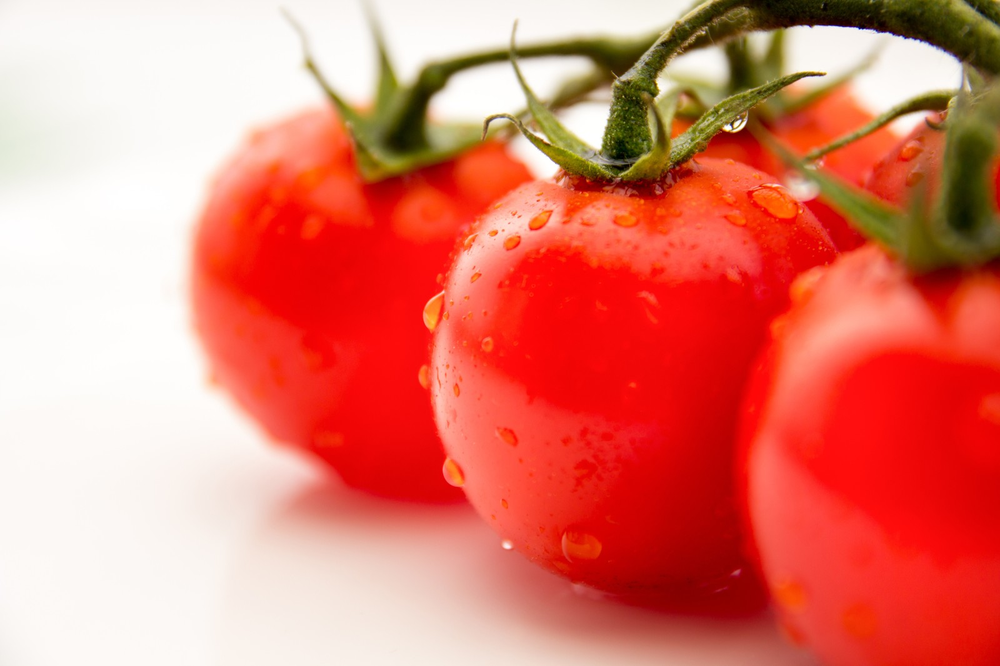
%> input picture kadai06/kadai06.png, 1000 x 666 px, shrunk from 1600 x 1066 before the run
$ octave kadai06.m   (GNU Octave 9; MATLAB toolbox functions it lacks are replaced by stand-ins)
%> lines starting %> are read from the running program, lines starting %| are printed output that depends on the picture; in (x1, y1, x2, y2) boxes, pixels count from 0 and x2, y2 are one past the last pixel; in counts of white or black regions, pixels touching at a corner belong together; the program's own positions count from 1
clear; % 変数のオールクリア

ORG=imread('kadai06.png'); % 原画像の入力
%> ORG is the input picture: size 666x1000x3 uint8; mean R, G, B 225.8, 124.4, 109.1
ORG = rgb2gray(ORG);
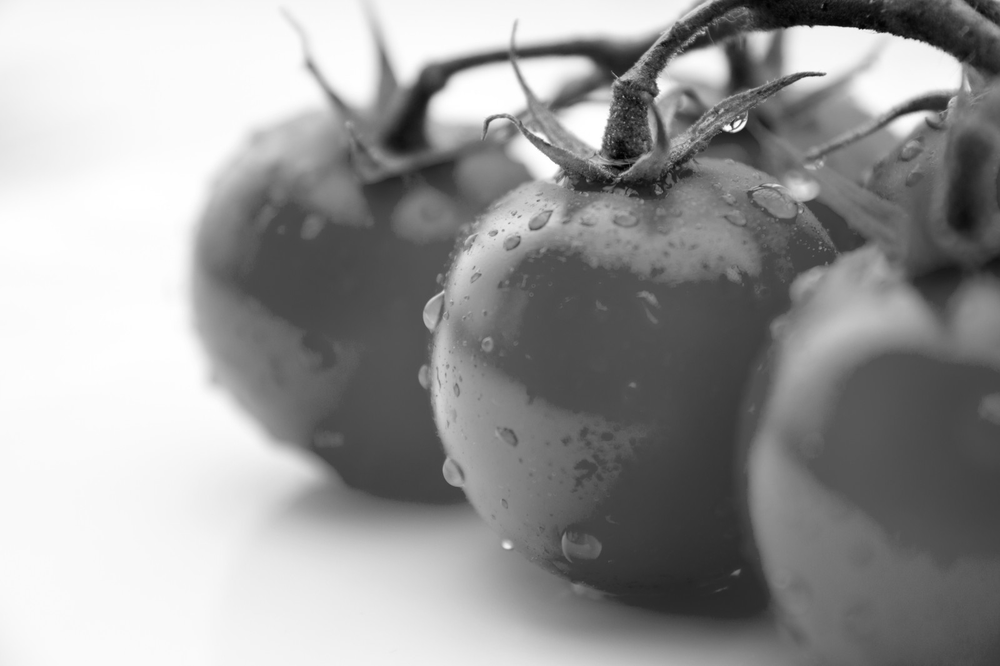
%> ORG: size 666x1000 uint8; min 1, max 255, mean 153
imagesc(ORG); colormap(gray); colorbar; % 画像の表示
pause; % 一時停止


IMG = ORG>128; % 128による二値化
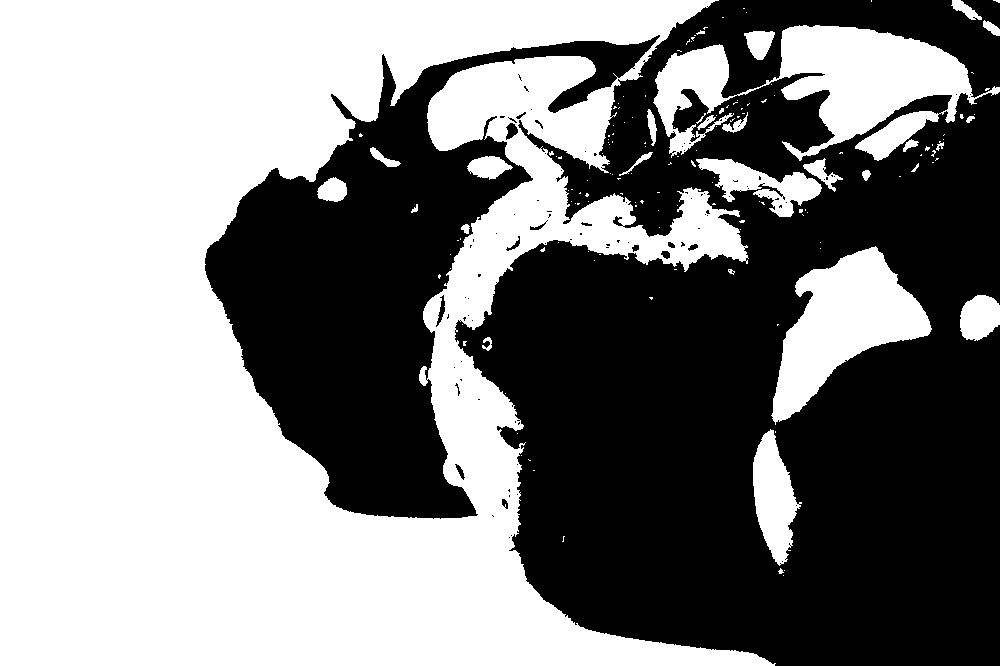
%> IMG: size 666x1000 logical; 51.8% white; 98 black regions (82 under 20 px), largest, box (x1, y1, x2, y2) and area: (455, 0, 1000, 666) 241045, (205, 35, 660, 519) 79153, (506, 123, 518, 140) 130
imagesc(IMG); colormap(gray); colorbar; % 画像の表示
pause;

IMG = dither(ORG); % ディザ法による二値化
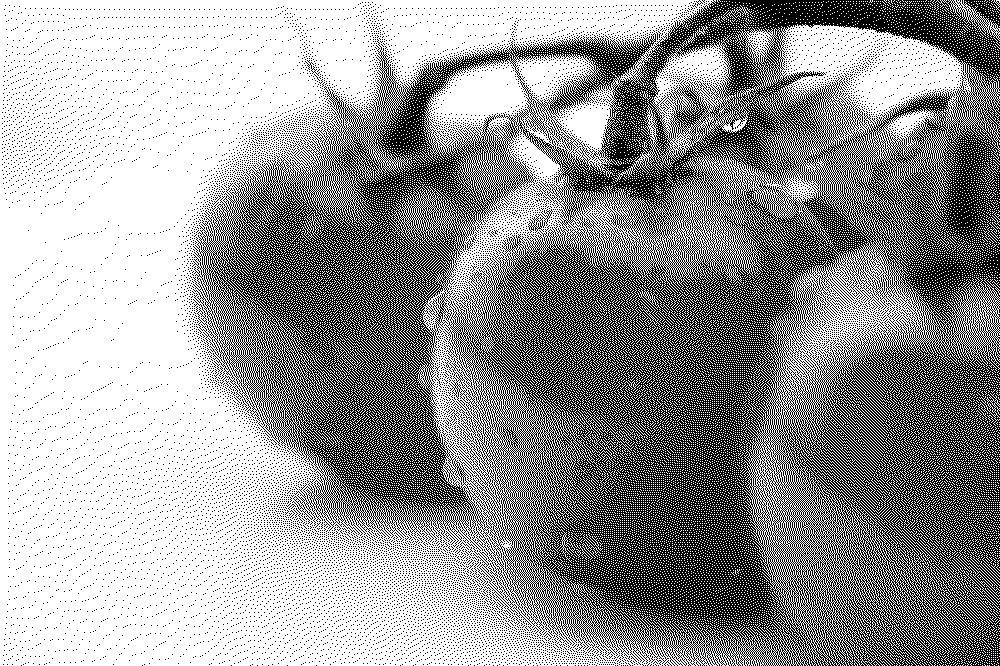
%> IMG: size 666x1000 logical; 60% white; black in thin lines or dots
imagesc(IMG); colormap(gray); colorbar; % 画像の表示

$ run again, with kadai06/kadai6_1.png copied over kadai06/kadai06.png
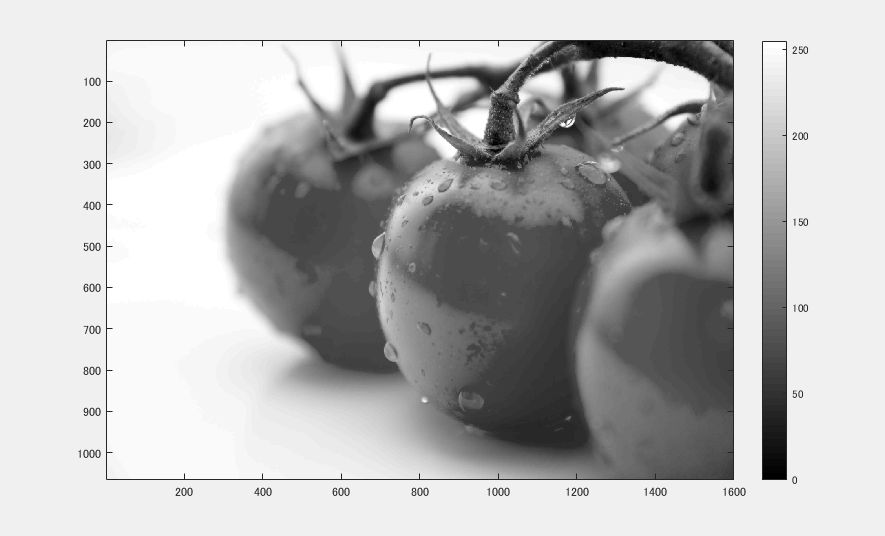
%> input picture kadai06/kadai6_1.png, 885 x 536 px
%> ORG is the input picture: size 536x885x3 uint8; min 0, max 255, mean 185.1
%> ORG: size 536x885 uint8
%> `IMG = ORG>128;`:
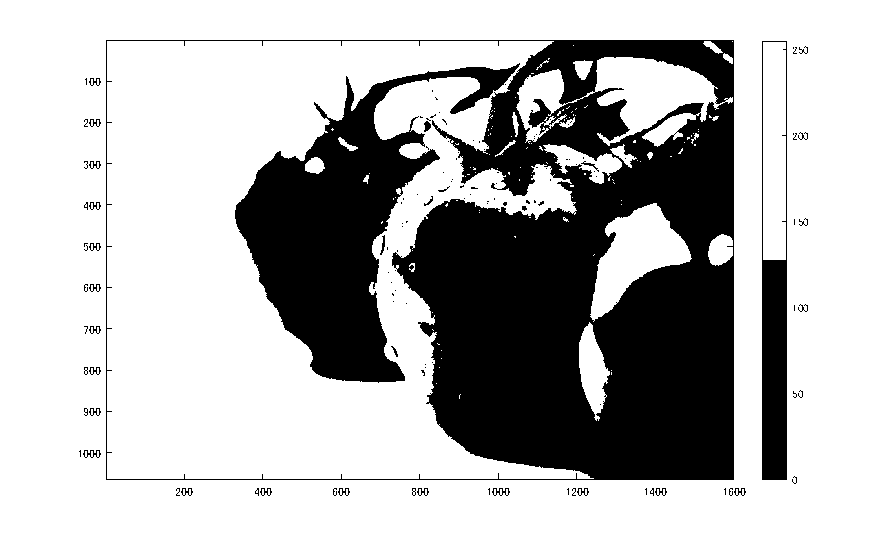
%> IMG: size 536x885 logical; 70.3% white; 130 black regions (99 under 20 px), largest, box (x1, y1, x2, y2) and area: (106, 40, 734, 480) 100632, (235, 63, 520, 383) 32542, (762, 41, 787, 480) 5972
%> `IMG = dither(ORG);`:
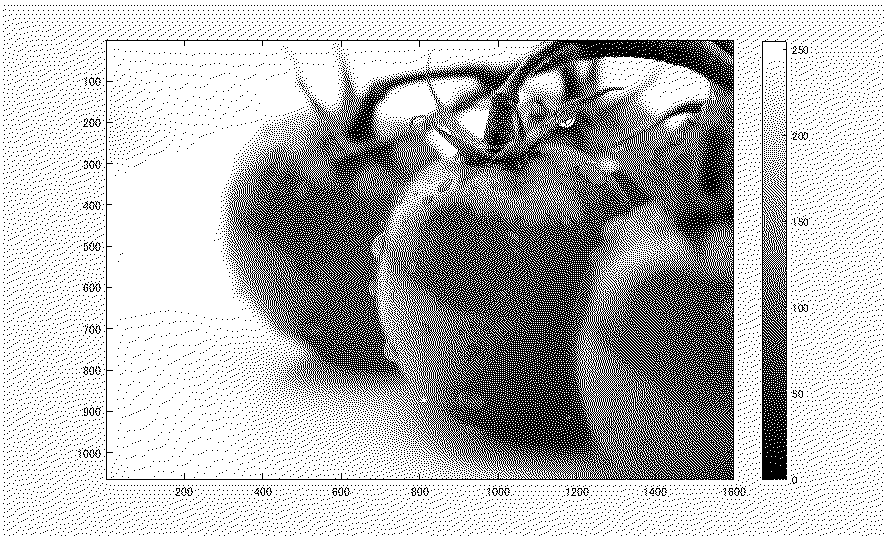
%> IMG: size 536x885 logical; 72.7% white; black in thin lines or dots
